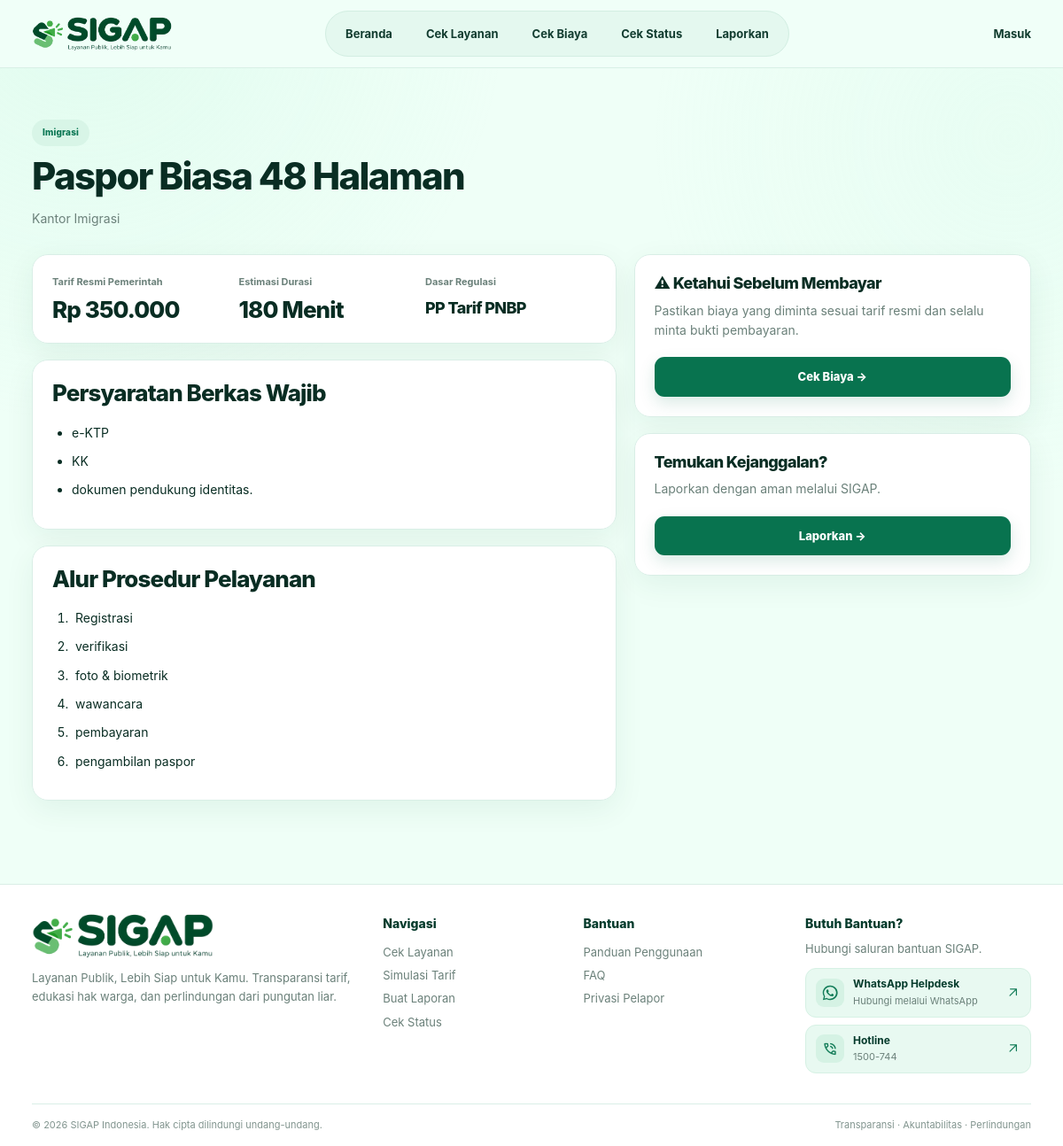
The app's page /user/service_detail.php?id=2 with its own data.
### tables this page shows
CREATE TABLE public_services (
    id INT UNSIGNED AUTO_INCREMENT PRIMARY KEY,
    category_id INT UNSIGNED NOT NULL,
    name VARCHAR(180) NOT NULL,
    institution VARCHAR(180) NULL,
    official_fee DECIMAL(15,2) NOT NULL DEFAULT 0,
    regulation VARCHAR(255) NULL,
    duration_minutes INT UNSIGNED NULL,
    description TEXT NULL,
    requirements TEXT NULL,
    procedure_text TEXT NULL,
    status ENUM('active','inactive') NOT NULL DEFAULT 'active',
    created_at TIMESTAMP DEFAULT CURRENT_TIMESTAMP,
    updated_at TIMESTAMP DEFAULT CURRENT_TIMESTAMP ON UPDATE CURRENT_TIMESTAMP,
    FOREIGN KEY(category_id) REFERENCES service_categories(id) ON UPDATE CASCADE ON DELETE RESTRICT,
    INDEX idx_service_status(status),
    INDEX idx_service_category(category_id)
);

CREATE TABLE service_categories (
    id INT UNSIGNED AUTO_INCREMENT PRIMARY KEY,
    name VARCHAR(100) NOT NULL UNIQUE,
    description TEXT NULL,
    created_at TIMESTAMP DEFAULT CURRENT_TIMESTAMP
);

### config/helpers.php (called while the page is built, shortened)
<?php
function e($value): string
{
    return htmlspecialchars(
        (string) ($value ?? ''),
        ENT_QUOTES,
        'UTF-8'
    );
}
function rupiah($amount): string
{
    return 'Rp ' . number_format((float) $amount, 0, ',', '.');
}

### public/user/service_detail.php (the view, shortened to what this page needs)
<?php
require_once __DIR__ . '/../../config/database.php';
require_once __DIR__ . '/../../config/helpers.php';
$serviceId = (int) ($_GET['id'] ?? 0);
$statement = $pdo->prepare(
    "
    SELECT
        ps.*,
        sc.name AS category
    FROM public_services ps
    JOIN service_categories sc
        ON sc.id = ps.category_id
    WHERE ps.id = ?
    "
);
$statement->execute([$serviceId]);
$service = $statement->fetch();
$requirements = array_filter(
    array_map(
        'trim',
        preg_split(
            '/[;\n]+/',
            $service['requirements'] ?? ''
        )
    )
);
$procedure = array_filter(
    array_map(
        'trim',
        preg_split(
            '/[;.\n]+/',
            $service['procedure_text'] ?? ''
        )
    )
);
?>
<!doctype html>
<html lang="id">
<head>
    <link
        rel="stylesheet"
        href="/assets/css/style.css"
    >
    <link rel="stylesheet" href="/assets/css/service_detail.css">
</head>
<body>
    <?php require_once __DIR__ . '/../../config/navbar.php'; ?>
    <main>
        <section class="section">
            <div class="container">
                <div class="service-detail-header">
                    <span class="eyebrow">
                        <?= e($service['category']) ?>
                    </span>
                    <h1 class="page-title">
                        <?= e($service['name']) ?>
                    </h1>
                    <p class="muted">
                        <?= e($service['institution']) ?>
                    </p>
                </div>
                <div class="detail-grid">
                    <div>
                        <div class="card">
                            <div class="three-col">
                                <div class="detail-stat">
                                    <small>
                                        Tarif Resmi Pemerintah
                                    </small>
                                    <h2>
                                        <?= rupiah(
                                            $service['official_fee']
                                        ) ?>
                                    </h2>
                                </div>
                                <div class="detail-stat">
                                    <small>
                                        Estimasi Durasi
                                    </small>
                                    <h2>
                                        <?= e(
                                            (string) $service['duration_minutes']
                                        ) ?>
                                        Menit
                                    </h2>
                                </div>
                                <div class="detail-stat">
                                    <small>
                                        Dasar Regulasi
                                    </small>
                                    <h3>
                                        <?= e(
                                            $service['regulation']
                                        ) ?>
                                    </h3>
                                </div>
                            </div>
                        </div>
                        <div class="card detail-card">
                            <h2>
                                Persyaratan Berkas Wajib
                            </h2>
                            <?php if ($requirements): ?>
                                <ul class="detail-list">
                                    <?php foreach ($requirements as $requirement): ?>
                                        <li>
                                            <?= e($requirement) ?>
                                        </li>
                                    <?php endforeach; ?>
                                </ul>
                            <?php else: ?>
                                <p class="muted">
                                    Tidak ada persyaratan yang tercatat.
                                </p>
                            <?php endif; ?>
                        </div>
                        <div class="card detail-card">
                            <h2>
                                Alur Prosedur Pelayanan
                            </h2>
                            <?php if ($procedure): ?>
                                <ol class="detail-list procedure-list">
                                    <?php foreach ($procedure as $step): ?>
                                        <li>
                                            <?= e($step) ?>
                                        </li>
                                    <?php endforeach; ?>
                                </ol>
                            <?php else: ?>
                                <p class="muted">
                                    Prosedur pelayanan belum tersedia.
                                </p>
                            <?php endif; ?>
                        </div>
                    </div>
                    <aside>
                        <div class="card detail-action-card">
                            <h3>
                                ⚠ Ketahui Sebelum Membayar
                            </h3>
                            <p class="muted">
                                Pastikan biaya yang diminta sesuai tarif
                                resmi dan selalu minta bukti pembayaran.
                            </p>
                            <a
                                class="btn btn-primary"
                                href="/user/check_payment.php"
                            >
                                Cek Biaya →
                            </a>
                        </div>
                        <div class="card detail-action-card">
                            <h3>
                                Temukan Kejanggalan?
                            </h3>
                            <p class="muted">
                                Laporkan dengan aman melalui SIGAP.
                            </p>
                            <a
                                class="btn btn-primary"
                                href="/user/report.php"
                            >
                                Laporkan →
                            </a>
                        </div>
                    </aside>
                </div>
            </div>
        </section>
    </main>
    <?php require_once __DIR__ . '/../../config/footer.php'; ?>
</body>
</html>

### public/assets/css/style.css (style rules this page uses)
:root { --green-950: #053b2c; --green-900: #075b41; --green-850: #0a6a4b; --green-800: #08734f; --green-700: #147d59; --green-600: #258866; --mint-0: #f5fffa; --mint: #effff7; --mint-2: #dff8ed; --mint-3: #d2f5e4; --mint-4: #c3efdc; --text: #092d23; --muted: #6b817a; --muted-2: #82958f; --white: #fff; --line: #d9eee6; --line-strong: #c7e5d9; --amber: #e4a22e; --red: #cf3c3c; --shadow: 0 10px 34px rgba(16, 80, 58, .07); --shadow-hover: 0 18px 42px rgba(16, 80, 58, .12); --radius-sm: 10px; --radius-md: 14px; --radius-lg: 18px; --radius-xl: 24px; --ease: cubic-bezier(.22, .61, .36, 1); }
* { box-sizing: border-box; }
html { scroll-behavior: smooth; }
body { margin: 0; background: var(--mint); color: var(--text); font-family: Inter, ui-sans-serif, system-ui, -apple-system, "Segoe UI", Roboto, Arial, sans-serif; font-size: 14px; line-height: 1.55; -webkit-font-smoothing: antialiased; }
body::before { content: ""; position: fixed; inset: 0; pointer-events: none; background: radial-gradient(circle at 8% 0%, rgba(190, 244, 220, .28), transparent 28%), radial-gradient(circle at 95% 12%, rgba(205, 247, 228, .20), transparent 25%); z-index: -1; }
a { color: inherit; text-decoration: none; transition: color .18s var(--ease); }
h1, h2, h3, h4 { color: var(--text); font-weight: 850; letter-spacing: -.035em; line-height: 1.16; }
h1 { font-size: 42px; margin: 0 0 16px; }
h2 { font-size: 26px; margin: 0 0 12px; }
h3 { font-size: 18px; margin: 0 0 9px; }
p { margin: 0 0 12px; }
small { font-size: 11px; color: var(--muted); }
.muted { color: var(--muted); }
.page-title { font-size: 42px !important; line-height: 1.12 !important; letter-spacing: -.04em !important; margin: 10px 0 14px !important; }
.container { width: min(94%, 1500px); max-width: 1500px; margin-inline: auto; padding-inline: 0; box-sizing: border-box; }
.btn, .card, .notice, .public-nav a, .side-nav a, .input, .select, .searchbar { transition: transform .2s var(--ease), box-shadow .2s var(--ease), border-color .2s var(--ease), background-color .2s var(--ease), color .2s var(--ease); }
.btn { display: inline-flex; align-items: center; justify-content: center; gap: 7px; border: 1px solid transparent; border-radius: 11px; padding: 11px 16px; font-weight: 800; font-size: 13px; cursor: pointer; box-shadow: none; }
.btn-primary { background: var(--green-800); color: #fff; box-shadow: 0 7px 18px rgba(8, 115, 79, .15); }
.eyebrow { display: inline-flex; align-items: center; gap: 7px; padding: 7px 12px; border-radius: 18px; background: #d8f5e7; color: #0a7653; font-size: 10px; font-weight: 850; letter-spacing: .15px; }
.section { padding: 58px 0; }
.card { background: rgba(255, 255, 255, .96); border: 1px solid var(--line); border-radius: var(--radius-lg); padding: 22px; box-shadow: var(--shadow); }
.card h2, .card h3 { margin-top: 0; }

### public/assets/css/service_detail.css (style rules this page uses)
.three-col { display: grid; grid-template-columns: repeat(3, 1fr); gap: 18px; }
.service-detail-header { margin-bottom: 30px; }
.detail-grid { display: grid; grid-template-columns: 1.55fr .8fr; gap: 18px; }
.detail-card { margin-top: 18px; }
.detail-stat { min-width: 0; }
.detail-stat small { display: block; margin-bottom: 8px; color: var(--muted); font-size: 11px; font-weight: 700; }
.detail-stat h2, .detail-stat h3 { margin: 0; }
.detail-stat h3 { line-height: 1.4; }
.detail-list { margin: 18px 0 0; padding-left: 22px; }
.detail-list li { margin: 10px 0; line-height: 1.6; }
.procedure-list li { padding-left: 4px; }
.detail-action-card { margin-bottom: 18px; }
.detail-action-card:last-child { margin-bottom: 0; }
.detail-action-card .btn { width: 100%; margin-top: 8px; }
.detail-grid { display: grid; grid-template-columns: minmax(0, 1.25fr) minmax(420px, 0.85fr); gap: 20px; align-items: start; }

### records on screen
public_services: category.name "Imigrasi", name "Paspor Biasa 48 Halaman", institution "Kantor Imigrasi", official_fee "Rp 350.000", duration_minutes "180", regulation "PP Tarif PNBP", requirements "e-KTP", requirements "KK", requirements "dokumen pendukung identitas.", procedure_text "Registrasi", procedure_text "verifikasi", procedure_text "foto & biometrik", procedure_text "wawancara", procedure_text "pembayaran", procedure_text "pengambilan paspor"

### other values on screen
$item['label'] "Beranda"
$item['label'] "Cek Layanan"
$item['label'] "Cek Biaya"
$item['label'] "Cek Status"
$item['label'] "Laporkan"
